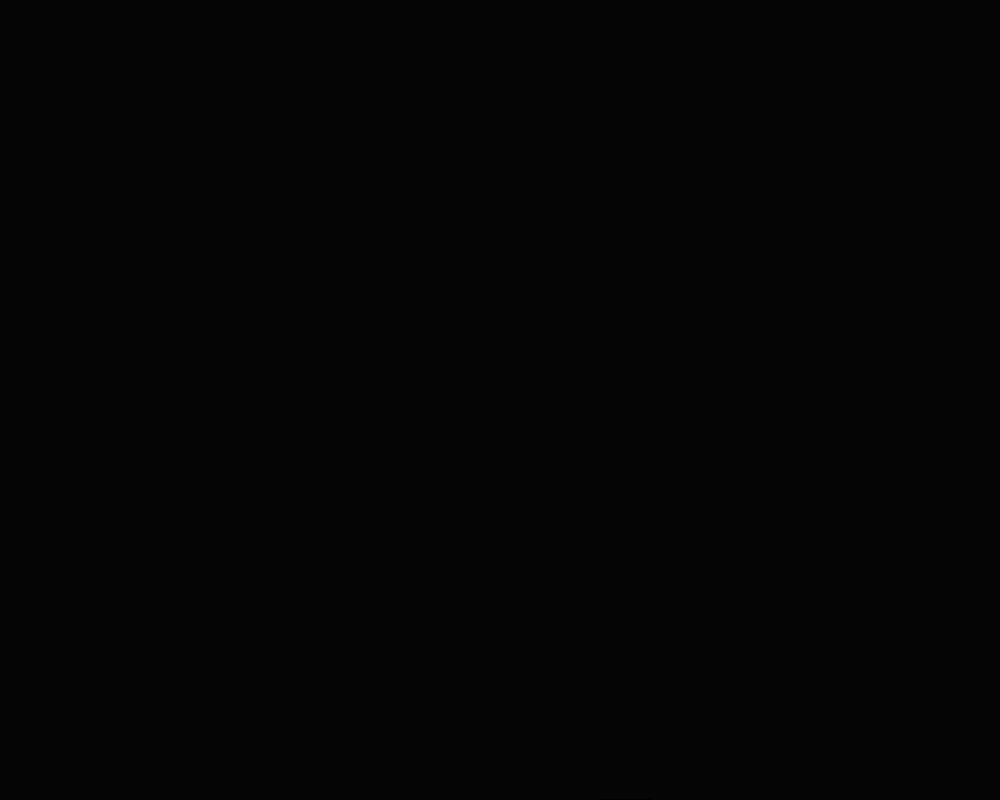
Frame 1 (no input)
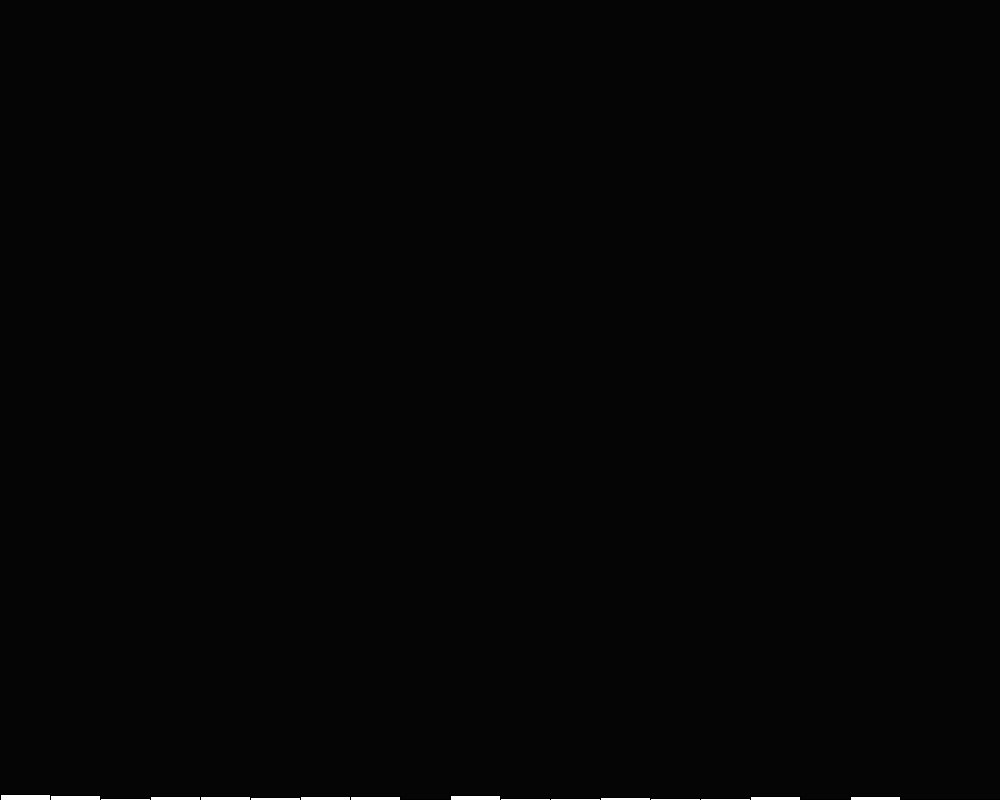
Frame 60 (the mouse pressed at the canvas centre just before this capture)
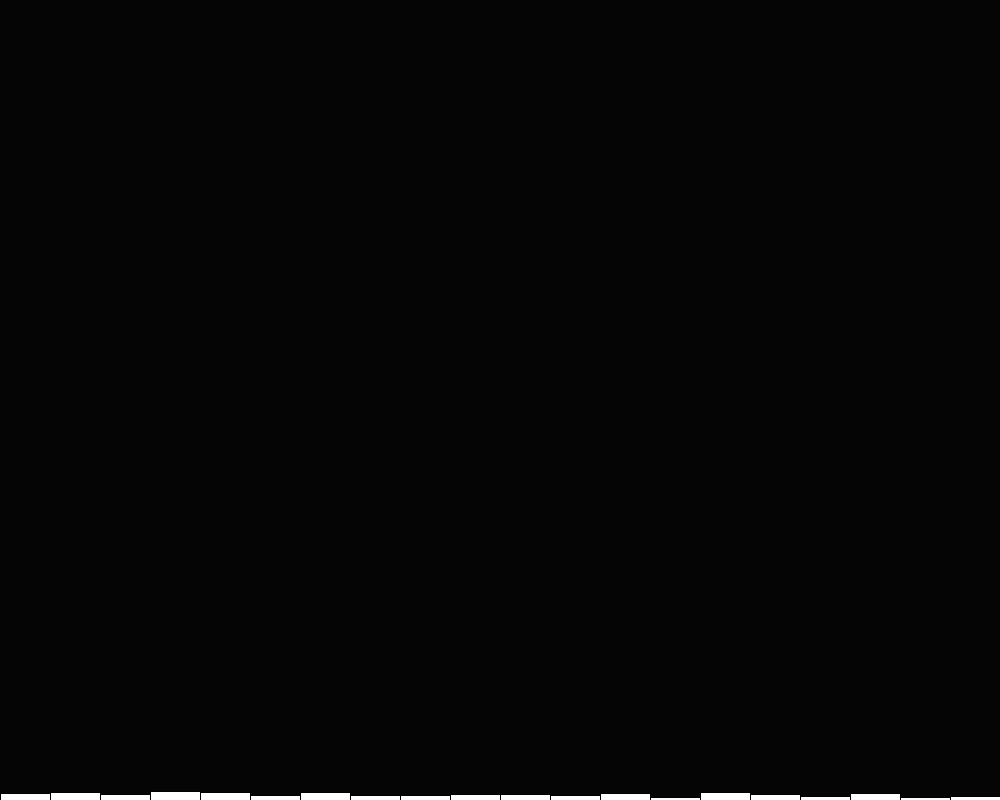
Frame 120 (the mouse held since frame 60 and released just before this capture)

The Processing sketch that drew these frames (run headless with seeded random() and noise(); from frame 60 on, the mouse is pressed at the canvas centre):

// Processing sketch: random_graph
// ── random_graph.pde
float [] danom=new float[20];
int n;
float x;
void setup()
{
 size(1000,800);
 
}
void draw()
{
  background(5);
  n=int(random(20));
  danom[n]++;
  x=width/20;
  for(int i=0;i<=danom.length-1;i++)
  rect(x*i,height-danom[i],x,danom[i]);
}
